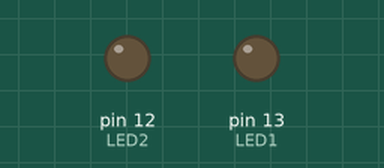
This sketch was run on a simulated Arduino Uno, built with avr-gcc and run on an emulated ATmega328P. Shown: output pins drawn as LEDs (lit = HIGH).

Above: at 0.9 s.
At 8.5 s:
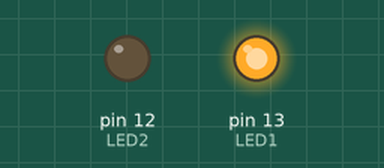
Timing chart, 0 to 9.2 s (numbered marks = the images above):
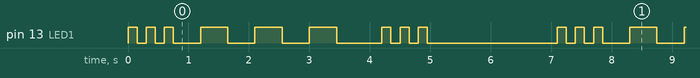

Measured:
- by itself, pin 13 (LED1): repeats every 7.1 s: 2 × (LOW 0.15 s, HIGH 0.15 s), 3 × (LOW 0.45 s, HIGH 0.45 s), LOW 0.75 s, 2 × (HIGH 0.15 s, LOW 0.15 s), HIGH 0.15 s, LOW 2.2 s, HIGH 0.15 s
- by itself, everything shown: repeats every 7.1 s, in 18 steps

The sketch:

ArduinoBlinkProject.ino
```cpp
#define LED1 13
#define LED2 12

void setup() {
  pinMode(LED1, OUTPUT);
  pinMode(LED2, OUTPUT);
}

void blinkSOS() {
  for(int i = 0; i < 3; i++) {
    digitalWrite(LED1, HIGH);
    delay(150);
    digitalWrite(LED1, LOW);
    delay(150);
  }

  delay(300);

  for(int i = 0; i < 3; i++) {
    digitalWrite(LED1, HIGH);
    delay(450);
    digitalWrite(LED1, LOW);
    delay(450);
  }

  delay(300);

  for(int i = 0; i < 3; i++) {
    digitalWrite(LED1, HIGH);
    delay(150);
    digitalWrite(LED1, LOW);
    delay(150);
  }

  delay(2000);
}

void loop() {
  blinkSOS();
}
```
